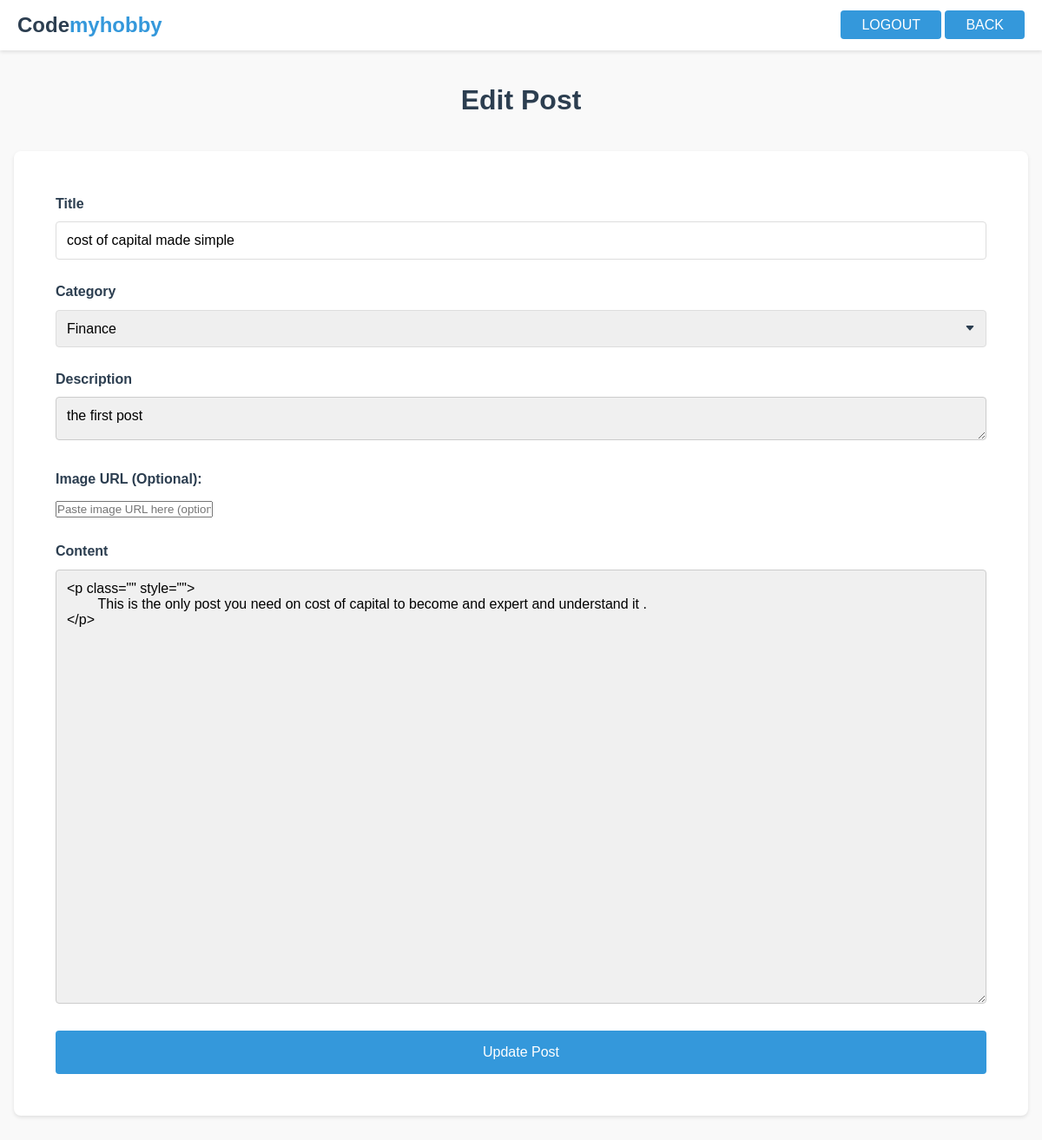
Screenshot of /edit-post/20 (signed in) with the database file from the repository.
### flaskblog/models.py (models this page shows, shortened)
class Post(db.Model):
    id = db.Column(db.Integer, primary_key=True)
    title = db.Column(db.String(100), nullable=False)
    category_id = db.Column(db.Integer, db.ForeignKey('category.id'), nullable=False)
    description = db.Column(db.Text, nullable=False)
    date_posted = db.Column(db.DateTime, nullable=False, default=datetime.utcnow)
    image_url = db.Column(db.String(500), nullable=True)
    content = db.Column(db.Text, nullable=False)
    user_id = db.Column(db.Integer, db.ForeignKey('user.id'), nullable=False)
    comments = db.relationship('Comment', back_populates='post')

class Category(db.Model):
    id = db.Column(db.Integer, primary_key=True)
    name = db.Column(db.String(100), nullable=False, unique=True)
    posts = db.relationship('Post', backref='category', lazy=True)

### flaskblog/routes.py (the view, shortened to what this page needs)
@app.route('/edit-post/<int:post_id>', methods=['GET', 'POST'])
@login_required
def edit_post(post_id):
    categories = Category.query.all()
    post = Post.query.get_or_404(post_id)
    if post.author != current_user:
        abort(403)
    return render_template('create-post.html', title='Edit Post', post=post, categories=categories)

### flaskblog/__init__.py (called while the page is built)
@login_manager.user_loader
def load_user(user_id):
    from flaskblog.models import User
    return User.query.get(int(user_id))

### flaskblog/templates/create-post.html (shortened to what this page needs)
<!DOCTYPE html>
<html lang="en">
<head>
    <link rel="stylesheet" href="https://cdn.jsdelivr.net/npm/sceditor@3/minified/themes/default.min.css" />
    <link rel="stylesheet" href="https://cdn.jsdelivr.net/npm/sceditor@3/minified/themes/default.min.css" />
    <link rel="stylesheet" href="{{url_for('static', filename='css/create_post.css')}}">
</head>
<body>
    <header class="header">
        <a href="/" class="logo">
            <span>Code</span>
            <span>myhobby</span>
        </a>
        <div>
            {% if current_user.is_authenticated %}
                <a href="{{ url_for('logout') }}" class="logout-btn">LOGOUT</a>
            {% endif %}
            <a href="{{ url_for('home_page') }}" class="logout-btn">BACK</a>
        </div>
    </header>
    <div class="container">
        <h1 class="page-title">{{ 'Edit Post' if post else 'Create New Post' }}</h1>
        <form class="create-post-form" method="POST" action="{{ url_for('edit_post', post_id=post.id) if post else url_for('create_post') }}">
            <div class="form-group">
                <label for="title">Title</label>
                <input
                    type="text"
                    id="title"
                    name="title"
                    class="form-control"
                    required
                    maxlength="100"
                    placeholder="Enter post title"
                    value="{{ post.title if post else '' }}"
                >
            </div>
            <div class="form-group">
                <label for="category">Category</label>
                <select
                    id="category"
                    name="category_id"
                    class="form-control"
                    required
                >
                    {% for category in categories %}
                        <option value="{{ category.id }}" {% if post and post.category_id == category.id %}selected{% endif %}>{{ category.name }}</option>
                    {% endfor %}
                </select>
            </div>
            <div class="form-group">
                <label for="description">Description</label>
                <textarea
                    id="description"
                    name="description"
                    class="form-control"
                    required
                    placeholder="Enter a brief description of your post"
                    rows="1"
                >{{ post.description if post else '' }}</textarea>
            </div>
            <div class="form-group">
                <label for="image_url">Image URL (Optional):</label>
                <input type="url" name="image_url" id="image_url" placeholder="Paste image URL here (optional)">
            </div>
            <div class="form-group">
                <label for="content">Content</label>
                <textarea
                    id="content"
                    name="content"
                    class="form-control"
                    required
                    placeholder="Write your post content here"
                    rows="10"
                >{{ post.content if post else '' }}</textarea>
            </div>
            <button type="submit" class="submit-btn">{{ 'Update Post' if post else 'Publish Post' }}</button>
        </form>
    </div>
</body>
</html>

### flaskblog/static/css/create_post.css (style rules this page uses)
:root { --primary-color: #3498db; --text-color: #2c3e50; --background-color: #f9f9f9; --white: #ffffff; }
* { margin: 0; padding: 0; box-sizing: border-box; font-family: 'Arial', sans-serif; }
body { background-color: var(--background-color); color: var(--text-color); line-height: 1.6; }
.header { background-color: var(--white); padding: 1rem 2rem; box-shadow: 0 2px 4px rgba(0,0,0,0.1); display: flex; justify-content: space-between; align-items: center; padding: 10px 20px; color: white; }
.logo { display: flex; align-items: center; text-decoration: none; }
.logo span:first-child { color: var(--text-color); font-size: 1.5rem; font-weight: bold; }
.logo span:last-child { color: var(--primary-color); font-size: 1.5rem; font-weight: bold; }
.logout-btn { background-color: var(--primary-color); color: var(--white); padding: 0.5rem 1.5rem; text-decoration: none; border: none; border-radius: 4px; cursor: pointer; font-size: 1rem; }
.container { max-width: 1500px; margin: 2rem auto; padding: 0 1rem; }
.page-title { text-align: center; margin-bottom: 2rem; color: var(--text-color); }
.create-post-form { background-color: var(--white); padding: 3rem; border-radius: 8px; box-shadow: 0 2px 4px rgba(0,0,0,0.1); }
.form-group { margin-bottom: 1.5rem; }
.form-group label { display: block; margin-bottom: 0.5rem; font-weight: bold; color: var(--text-color); }
.form-control { width: 100%; padding: 0.75rem; border: 1px solid #ddd; border-radius: 4px; font-size: 1rem; transition: border-color 0.3s ease; }
textarea.form-control { min-height: 500px; width: 100%; resize: vertical; background-color: #f0f0f0; border: 1px solid #ccc; }
textarea#description { min-height: 50px; height: auto; }
.submit-btn { background-color: var(--primary-color); color: var(--white); padding: 1rem 2rem; border: none; border-radius: 4px; cursor: pointer; font-size: 1rem; width: 100%; transition: background-color 0.3s ease; }
select.form-control { appearance: none; -webkit-appearance: none; -moz-appearance: none; background-repeat: no-repeat; background-position: right 0.75rem center; background-size: 12px; padding-right: 2.5rem; }

### rows the page displays
Post: title "cost of capital made simple", category_id "Finance", description "the first post", content "<p class=\"\" style=\"\"> This is the only post you need on cost of capital to become and expert and understand it . </p>"

### other values shown
{{ 'Edit Post' if post else 'Create New Post' }} "Edit Post"
{{ 'Update Post' if post else 'Publish Post' }} "Update Post"
